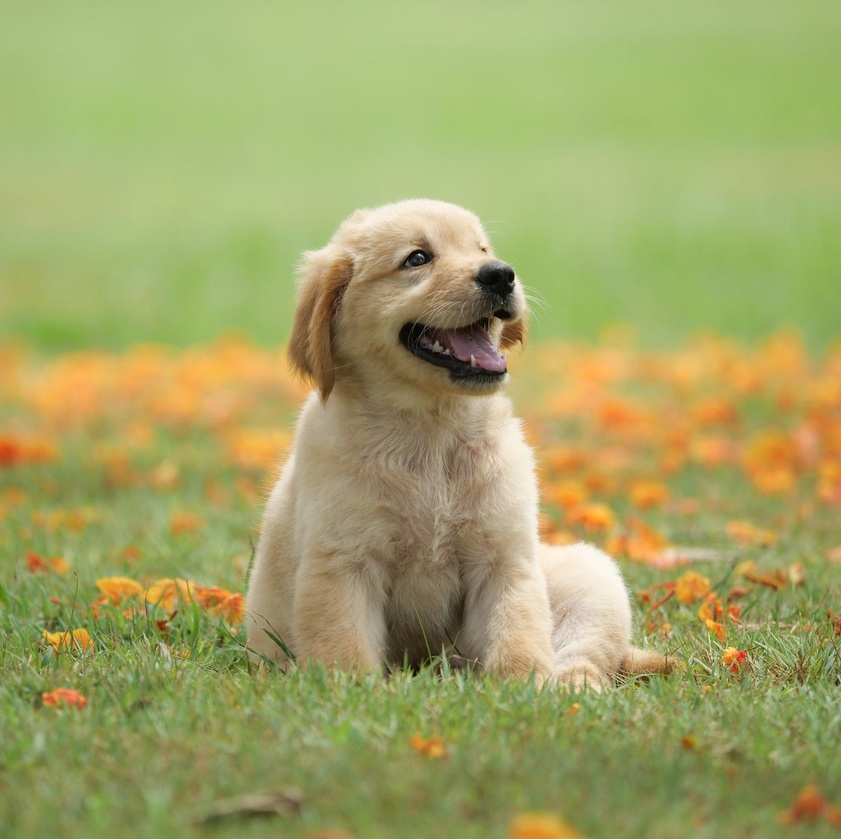
#> input picture files/opencv/object-detection/dog.jpg, 841 x 839 px, shrunk from 1200 x 1197 before the run, found by its file name
$ python templatematching.py
#> lines starting #> are read from the running program, lines starting #| are printed output that depends on the picture
import cv2 as cv
import numpy as np


img = cv.imread("files/opencv/object-detection/dog.jpg")
#> img is the input picture: shape (839, 841, 3); mean B, G, R 102.4, 164.3, 161.9
face = cv.imread("files/opencv/object-detection/face-dog.jpg")
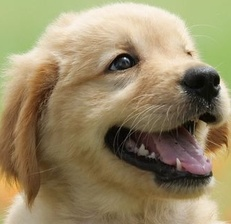
#> input picture files/opencv/object-detection/face-dog.jpg, 231 x 224 px, shrunk from 330 x 320 before the run, found by its file name
#> face is the input picture: shape (224, 231, 3); mean B, G, R 102.4, 136.5, 150.7
imgcp = img.copy()
w = face.shape[0]
#> w = 224
h = face.shape[1]
#> h = 231

print(w,h)
#| 224 231

if img is None or face is None :
    print("Opps something went wrong")
else :
    cv.imshow("image",img)
    cv.imshow("face",face)

# All the 6 methods for comparison in a list
methods = ['cv.TM_CCOEFF', 'cv.TM_CCOEFF_NORMED', 'cv.TM_CCORR',
 'cv.TM_CCORR_NORMED', 'cv.TM_SQDIFF', 'cv.TM_SQDIFF_NORMED']

for m in methods :
    img = imgcp.copy()
    method = eval(m)
    print(f" method is {method,type(method)},m is {m}")

    # Apply template Matching
    result = cv.matchTemplate(img,face,method)
    min_val, max_val, min_loc, max_loc = cv.minMaxLoc(result)
    print("dimension : " , cv.minMaxLoc(result))
    print(min_val, max_val, min_loc, max_loc)

     # If the method is TM_SQDIFF or TM_SQDIFF_NORMED, take minimum
    if method in [cv.TM_SQDIFF, cv.TM_SQDIFF_NORMED]:
        top_left = min_loc
    else:
        top_left = max_loc
        print(top_left)
        bottom_right = (top_left[0]+w,top_left[1]+ h)
        print(bottom_right)

    rectangle = cv.rectangle(img,top_left,bottom_right,(255,0,0),4)
    text = m
    font = cv.FONT_HERSHEY_SIMPLEX
    puttext = cv.putText(img, text, (100, 500), font, 3, (0,0, 255), 5, cv.LINE_AA)
    cv.imshow("rectangle",puttext)
#> this loop made 6 passes
#> (min_val, max_val, min_loc, top_left, bottom_right) on passes 1 to 4: (-145827760, 495349216, (368, 298), (295, 196), (519, 427)), (-0.381, 0.994, (264, 325), (295, 196), (519, 427)), (2.36e+09, 3.58e+09, (253, 599), (253, 9), (477, 240)), (0.817, 0.999, (303, 318), (295, 196), (519, 427))
#> (min_val, max_val, max_loc, top_left) on passes 5 to 6: (5632308, 1.19e+09, (449, 432), (295, 196)), (0.00177, 0.369, (300, 317), (295, 196))
#> (printed output is left out)
#> pass 1, `result = cv.matchTemplate(img,face,method)`:
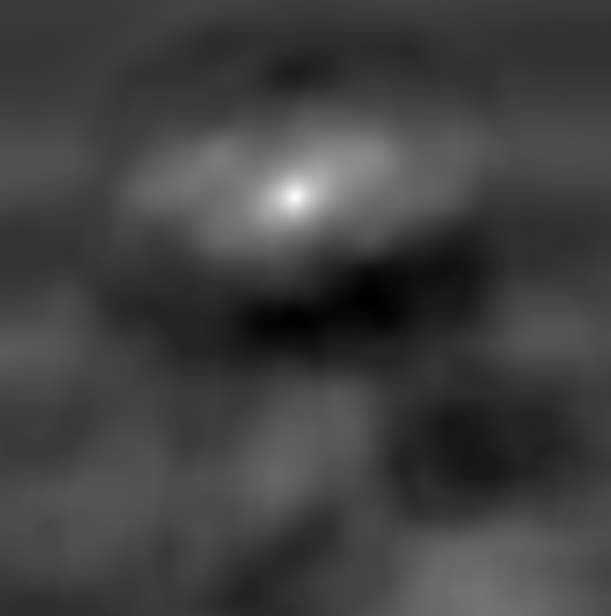
#> result: shape (616, 611) float32; min -145827760, max 495349216, mean 17341260; drawn with min black and max white
#> pass 1, `puttext = cv.putText(img, text, (100, 500), font, 3, (0,0, 255), 5, cv..`:
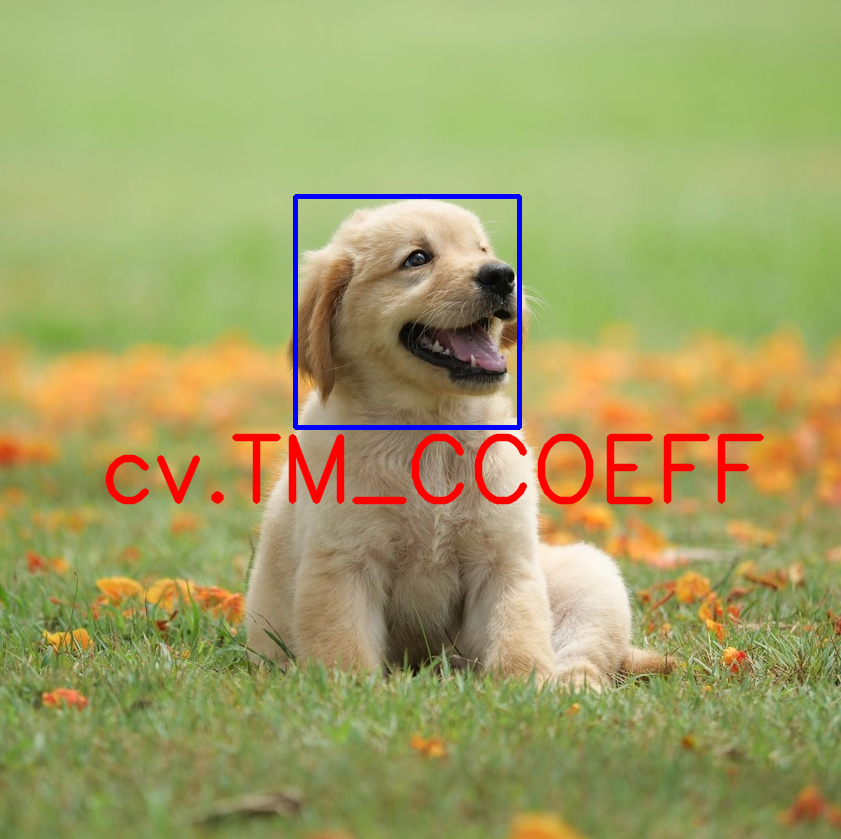
#> puttext: shape (839, 841, 3); mean B, G, R 101.6, 160.6, 161.9
#> pass 2, `result = cv.matchTemplate(img,face,method)`:
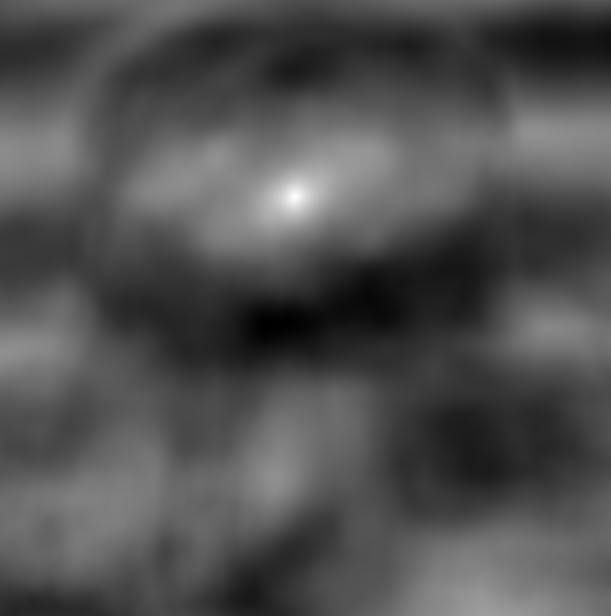
#> result: shape (616, 611) float32; min -0.381, max 0.994, mean 0.0571; drawn with min black and max white
#> after the loop:
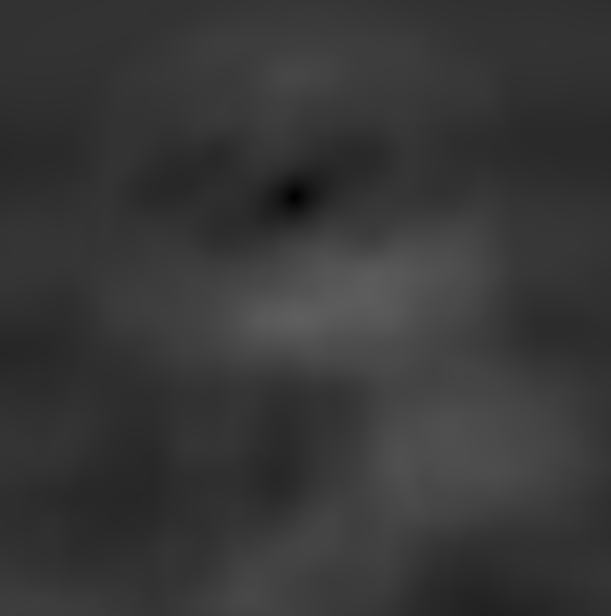
#> result: shape (616, 611) float32; min 0.00177, max 0.369, mean 0.218


if cv.waitKey(0) & 0xFF == ord('q'):
#> (key q is pressed here)
    cv.destroyAllWindows()
